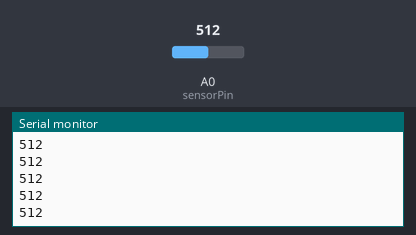
The sketch below on a simulated Arduino Uno, built with avr-gcc and run on an emulated ATmega328P. Shown: the last lines printed to the serial monitor. Inputs (shaded band) come from the test bench; at power-on: A0 (sensorPin) = 512.

Above: at 1.2 s.
1.3 s: A0 (sensorPin) set to 716
At 2.3 s:
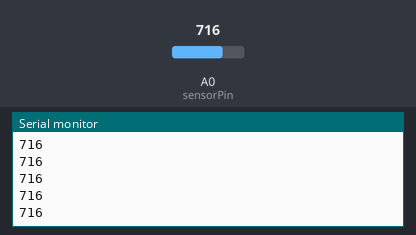
2.8 s: A0 (sensorPin) set to 900
At 3.8 s:
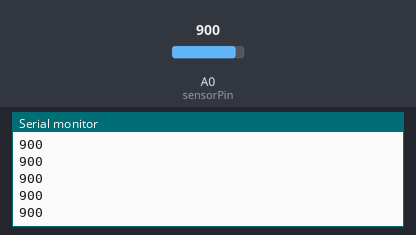
Timing chart, 0 to 5.8 s (numbered marks = the images above; inputs shaded):
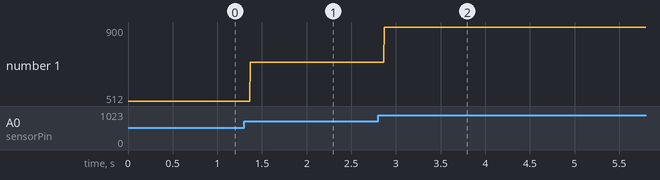

The sketch:

irSensorTest.ino
```cpp
int sensorPin = A0;
int sensorValue = 0;

void setup(void) {
   Serial.begin(9600);
   pinMode(sensorPin, INPUT);
}

void loop(void) {
   sensorValue = analogRead(sensorPin);
   Serial.println(sensorValue);
}
```

Measured:
- after the input at 1.3 s, the serial monitor: prints a new line after 0.07 s (image 1)
- after the input at 2.8 s, the serial monitor: prints a new line after 0.07 s (image 2)
- plotted number 1: 512 → 716 after the input at 1.3 s, 716 → 900 after the input at 2.8 s
